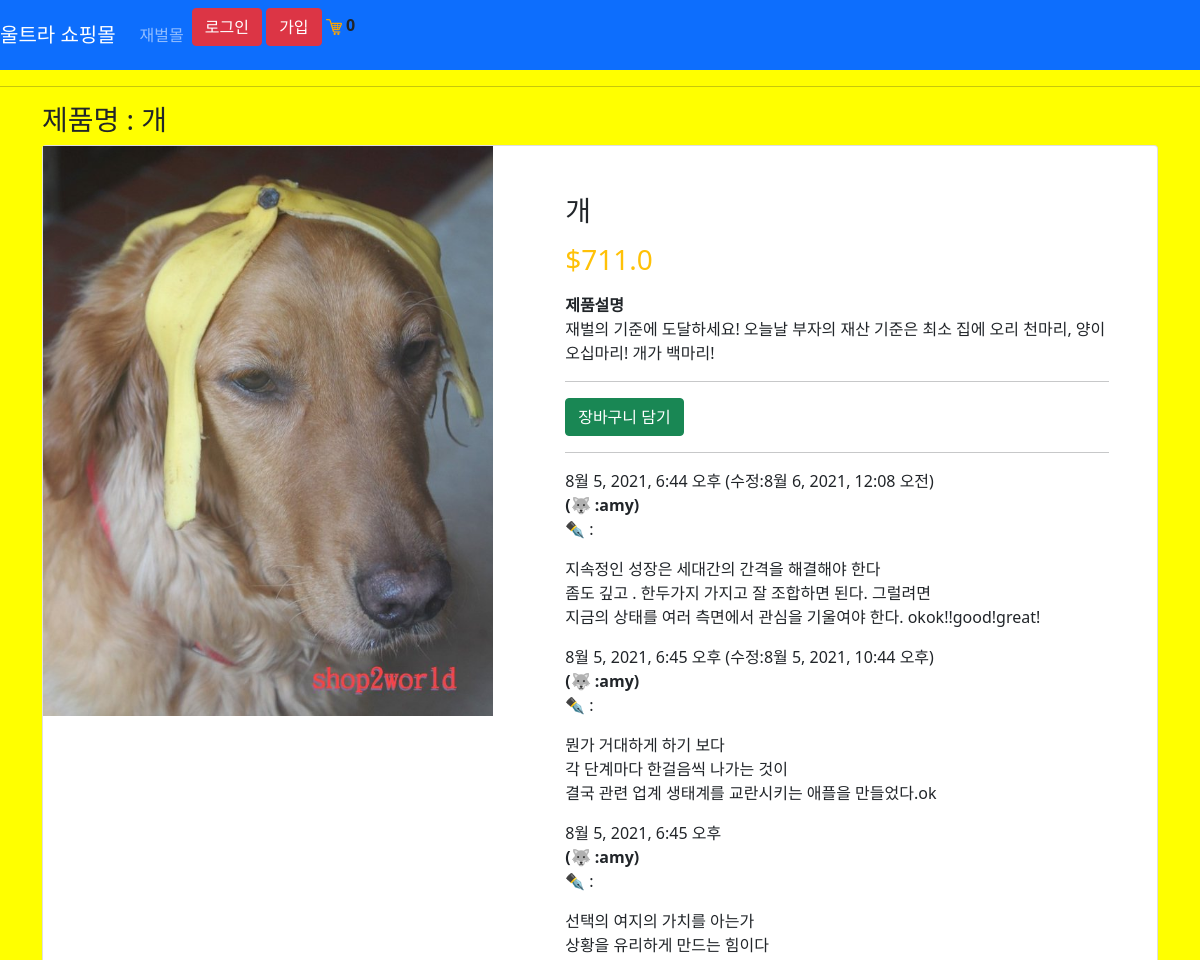
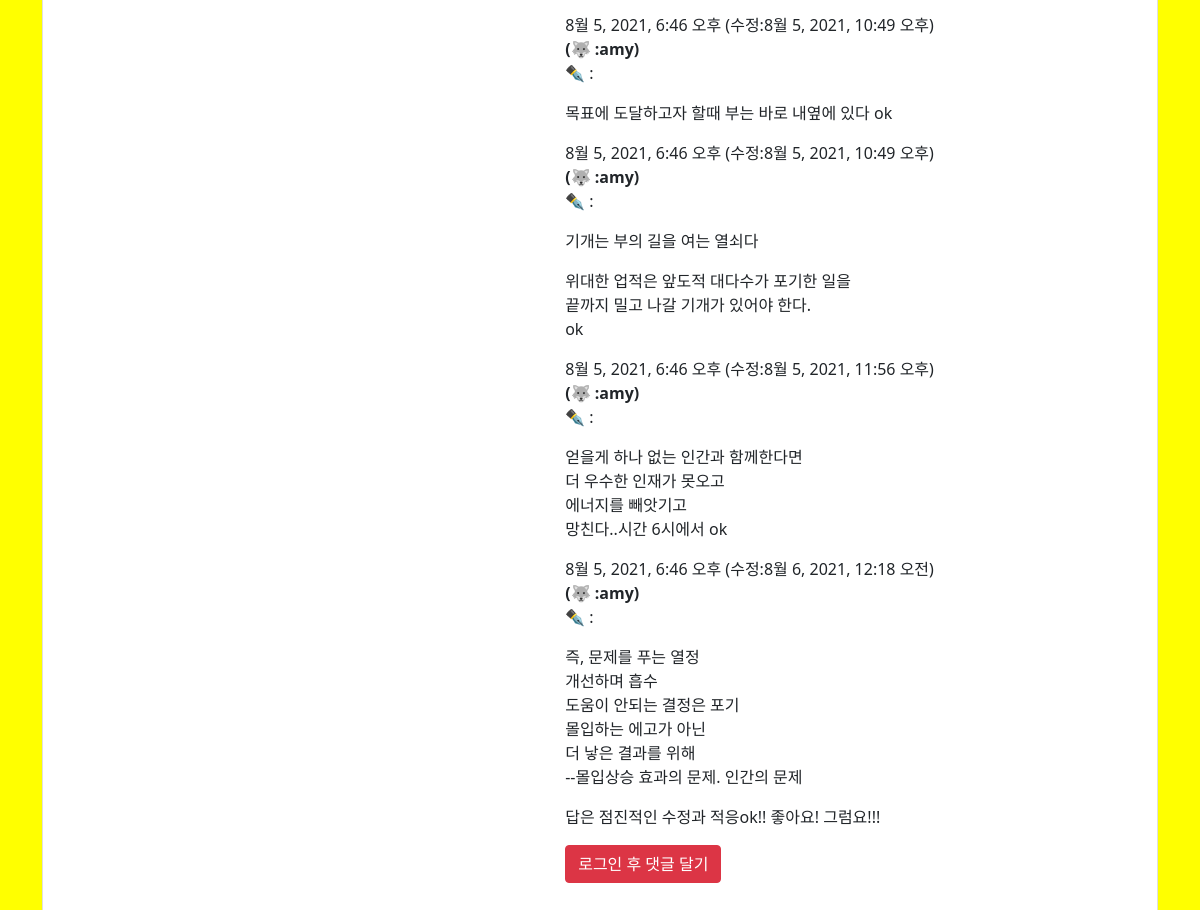
/product/1/, run on the app's committed database (2 pictures, top to bottom).
### store/models.py (models this page shows, shortened)
class Product(models.Model):
    name = models.CharField(max_length=200)
    description = models.CharField(max_length=200)
    price = models.FloatField()
    digital = models.BooleanField(default=False, null=True, blank=True)
    image = models.ImageField(null=True, blank=True)
    @property
    def imageURL(self):
        try:
            url = self.image.url
        except:
            url = ''
        return url

class Comment(models.Model):
    product = models.ForeignKey(Product, related_name='comments', on_delete=models.CASCADE )
    author = models.ForeignKey(User, on_delete=models.CASCADE)
    text = models.TextField()
    created_date = models.DateTimeField(default=timezone.now)
    modify_date = models.DateTimeField(null=True, blank=True)
    approved_comment = models.BooleanField(default=True)

### store/views.py (the view)
# urls.py: path('product/<int:pk>/', views.ProductDetailView.as_view(), name="product_detail"),
class ProductDetailView(DetailView):
    template_name = "store/product_detail.html"
    queryset = Product.objects.all()
    def get_context_data(self, **kwargs):
        context = super().get_context_data(**kwargs)
        Data = 장바구니데이타(self.request)
        cartItems = Data['cartItems']
        context['cartItems'] = cartItems
        return context

### store/쿠키처리.py (called while the page is built, shortened)
def 쿠키장바구니(request):
    try:
        cart = json.loads(request.COOKIES['cart'])
    except:
        cart = {}
        print("cart:", cart)
    items = []
    order = {'get_cart_total':0, 'get_cart_items':0,'shipping':False}
    cartItems = order['get_cart_items']
    return{'items': items, 'order':order, 'cartItems': cartItems}

def 장바구니데이타(request):
    if request.user.is_authenticated:
        customer = request.user.customer
        order, created = Order.objects.get_or_create(customer=customer, complete=False)
        items = order.orderitem_set.all()
        cartItems = order.get_cart_items
    else:
        CookieData = 쿠키장바구니(request)
        cartItems = CookieData['cartItems']
        order = CookieData['order']
        items = CookieData['items']
    return{'items': items, 'order':order, 'cartItems': cartItems}

### store/templates/store/product_detail.html (shortened to what this page needs)
{% extends 'store/메인.html'%}
{% load static %}
{% block content %}
<h3>제품명 : {{ product.name }}</h3>
<div class="card">
	<div class="row">
		<aside class="col-sm-5 border-right">
      <article class="gallery-wrap">
      <div class="img-big-wrap">
        <div> <a href="#"><img src="{{ product.imageURL }}" class="img-fluid"></a></div>
      </div>
      </article>
          </aside>
          <aside class="col-sm-7">
      <article class="card-body p-5">
        <h3 class="title mb-3">{{ product.name }}</h3>
      <p class="price-detail-wrap">
        <span class="price h3 text-warning">
          <span class="currency">$</span><span class="num">{{ product.price }}</span>
        </span>
      </p>
      <dl class="item-property">
        <dt>제품설명</dt>
        <dd><p>{{ product.description }} </p></dd>
      </dl>
        <hr>
        <button data-product={{product.id}} data-action="add" class="btn btn-success 장바구니업데이트">장바구니 담기</button>
    <hr>
    {% for comment in product.comments.all %}
    {% if user.is_authenticated or comment.approved_comment %}
    <div class="comment">
        <div class="date">
            {{ comment.created_date }}
              {% if comment.modify_date %}
              (수정:{{ comment.modify_date }})
              {% endif %}
        </div>
        <strong>(🐺 :{{ comment.author }})</strong>
        <p>✒️ :{{ comment.text|linebreaks }}</p>
    </div>
    {% endif %}
{% empty %}
    <p>앙직 댓글이 없어요~~</p>
{% endfor %}
{% if user.is_authenticated %}
      <a class="btn btn-success" href="{% url 'add_comment' pk=product.pk %}">댓글추가</a>
{% else %}
<a href="{% url 'login' %}" class="btn btn-danger">로그인 후 댓글 달기</a>
{% endif %}
          </article>
          </aside>
        </div>
      </div>
      </div>
{% endblock content %}

### static/css/main.css (style rules this page uses)
body { background-color: yellow; }

### data on the page
Product: name "개", imageURL (picture), price "711.0", description "재벌의 기준에 도달하세요! 오늘날 부자의 재산 기준은 최소 집에 오리 천마리, 양이 오십마리! 개가 백마리!"
Comment: created_date "8월 5, 2021, 6:44 오후", modify_date "8월 6, 2021, 12:08 오전", author "amy", text "지속정인 성장은 세대간의 간격을 해결해야 한다 좀도 깊고 . 한두가지 가지고 잘 조합하면 된다. 그럴려면 지금의 상태를 여러 측면에서 관심을 기울여야 한다. okok!!good!great!"
Comment: created_date "8월 5, 2021, 6:45 오후", modify_date "8월 5, 2021, 10:44 오후", author "amy", text "뭔가 거대하게 하기 보다 각 단계마다 한걸음씩 나가는 것이 결국 관련 업계 생태계를 교란시키는 애플을 만들었다.ok"
Comment: created_date "8월 5, 2021, 6:45 오후", author "amy", text "선택의 여지의 가치를 아는가 상황을 유리하게 만드는 힘이다"
Comment: created_date "8월 5, 2021, 6:46 오후", modify_date "8월 5, 2021, 10:49 오후", author "amy", text "목표에 도달하고자 할때 부는 바로 내옆에 있다 ok"
Comment: created_date "8월 5, 2021, 6:46 오후", modify_date "8월 5, 2021, 10:49 오후", author "amy", text "기개는 부의 길을 여는 열쇠다 위대한 업적은 앞도적 대다수가 포기한 일을 끝까지 밀고 나갈 기개가 있어야 한다. ok"
Comment: created_date "8월 5, 2021, 6:46 오후", modify_date "8월 5, 2021, 11:56 오후", author "amy", text "얻을게 하나 없는 인간과 함께한다면 더 우수한 인재가 못오고 에너지를 빼앗기고 망친다..시간 6시에서 ok"
Comment: created_date "8월 5, 2021, 6:46 오후", modify_date "8월 6, 2021, 12:18 오전", author "amy", text "즉, 문제를 푸는 열정 개선하며 흡수 도움이 안되는 결정은 포기 몰입하는 에고가 아닌 더 낳은 결과를 위해 --몰입상승 효과의 문제. 인간의 문제 답은 점진적인 수정과 적응ok!! 좋아요! 그럼요!!!"

### other printed values
{{ cartItems }} "0"
